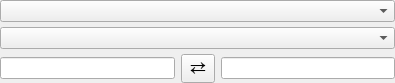
<?xml version="1.0" encoding="UTF-8"?>
<ui version="4.0">
 <class>Form</class>
 <widget class="QWidget" name="Form">
  <property name="geometry">
   <rect>
    <x>0</x>
    <y>0</y>
    <width>395</width>
    <height>74</height>
   </rect>
  </property>
  <property name="windowTitle">
   <string>Form</string>
  </property>
  <layout class="QGridLayout" name="gridLayout">
   <property name="verticalSpacing">
    <number>5</number>
   </property>
   <property name="margin">
    <number>0</number>
   </property>
   <item row="2" column="0" colspan="3">
    <widget class="QComboBox" name="combo_mode"/>
   </item>
   <item row="3" column="1">
    <widget class="QToolButton" name="button_flip">
     <property name="font">
      <font>
       <pointsize>14</pointsize>
      </font>
     </property>
     <property name="styleSheet">
      <string notr="true">padding: 0px</string>
     </property>
     <property name="text">
      <string>⇄</string>
     </property>
    </widget>
   </item>
   <item row="3" column="0">
    <widget class="QLineEdit" name="value_lower"/>
   </item>
   <item row="1" column="0" colspan="3">
    <widget class="QComboBox" name="combo_attribute"/>
   </item>
   <item row="3" column="2">
    <widget class="QLineEdit" name="value_upper"/>
   </item>
  </layout>
 </widget>
 <resources/>
 <connections/>
</ui>
